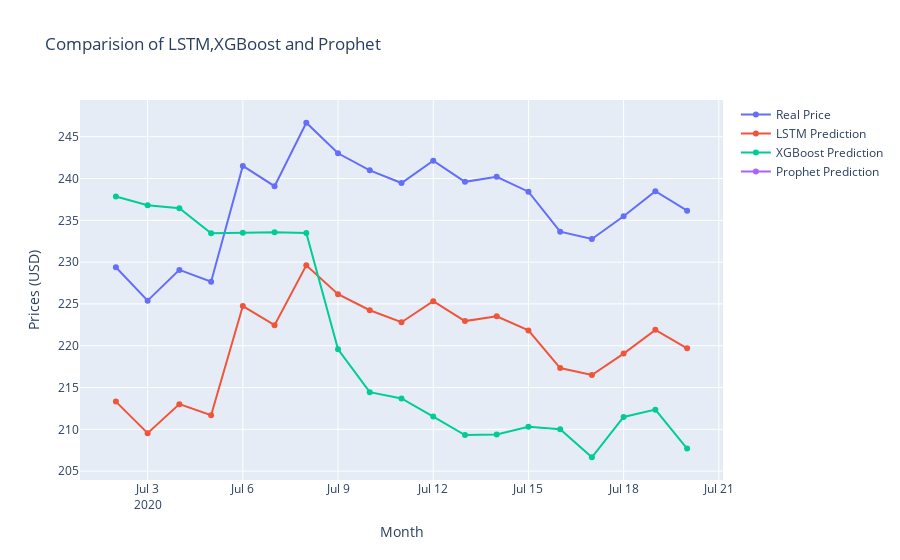

Source (notebook cell):
### Code cell
trace0 = go.Scatter(
    x = final_data['Date'],
    y = final_data['Close'],
    mode = 'lines+markers',
    name = 'Real Price'
)
trace1 = go.Scatter(
    x = final_data['Date'],
    y = final_data['lstm'],
    mode = 'lines+markers',
    name = 'LSTM Prediction'
)
trace2 = go.Scatter(
    x = final_data['Date'],
    y = final_data['xgboost'],
    mode = 'lines+markers',
    name = 'XGBoost Prediction'
)
trace3 = go.Scatter(
    x = final_data['Date'],
    y = final_data['prophet'],
    mode = 'lines+markers',
    name = 'Prophet Prediction'
)

# Edit the layout
layout = dict(title = 'Comparision of LSTM,XGBoost and Prophet',
              xaxis = dict(title = 'Month'),
              yaxis = dict(title = 'Prices (USD)'),
              )

data = [trace0, trace1, trace2, trace3]
fig = dict(data=data, layout=layout)
iplot(fig, filename='styled-line')

### Figure 1 — Plotly figure (JSON) as saved in the notebook; plotly's stock layout.template omitted (floating-point values rounded to 4 significant figures)
{"data": [{"y": [229.4, 225.4, 229.1, 227.7, 241.5, 239.1, 246.7, 243.0, 241.0, 239.5, 242.1, 239.6, 240.2, 238.4, 233.6, 232.8, 235.5, 238.5, 236.2], "x": ["2020-07-02T00:00:00", "2020-07-03T00:00:00", "2020-07-04T00:00:00", "2020-07-05T00:00:00", "2020-07-06T00:00:00", "2020-07-07T00:00:00", "2020-07-08T00:00:00", "2020-07-09T00:00:00", "2020-07-10T00:00:00", "2020-07-11T00:00:00", "2020-07-12T00:00:00", "2020-07-13T00:00:00", "2020-07-14T00:00:00", "2020-07-15T00:00:00", "2020-07-16T00:00:00", "2020-07-17T00:00:00", "2020-07-18T00:00:00", "2020-07-19T00:00:00", "2020-07-20T00:00:00"], "type": "scatter", "mode": "lines+markers", "name": "Real Price"}, {"y": [213.3, 209.5, 213.0, 211.7, 224.7, 222.5, 229.6, 226.2, 224.2, 222.8, 225.3, 222.9, 223.5, 221.8, 217.3, 216.5, 219.1, 221.9, 219.7], "x": ["2020-07-02T00:00:00", "2020-07-03T00:00:00", "2020-07-04T00:00:00", "2020-07-05T00:00:00", "2020-07-06T00:00:00", "2020-07-07T00:00:00", "2020-07-08T00:00:00", "2020-07-09T00:00:00", "2020-07-10T00:00:00", "2020-07-11T00:00:00", "2020-07-12T00:00:00", "2020-07-13T00:00:00", "2020-07-14T00:00:00", "2020-07-15T00:00:00", "2020-07-16T00:00:00", "2020-07-17T00:00:00", "2020-07-18T00:00:00", "2020-07-19T00:00:00", "2020-07-20T00:00:00"], "type": "scatter", "mode": "lines+markers", "name": "LSTM Prediction"}, {"y": [237.9, 236.8, 236.4, 233.5, 233.5, 233.6, 233.5, 219.6, 214.4, 213.7, 211.5, 209.3, 209.4, 210.3, 210.0, 206.7, 211.5, 212.4, 207.7], "x": ["2020-07-02T00:00:00", "2020-07-03T00:00:00", "2020-07-04T00:00:00", "2020-07-05T00:00:00", "2020-07-06T00:00:00", "2020-07-07T00:00:00", "2020-07-08T00:00:00", "2020-07-09T00:00:00", "2020-07-10T00:00:00", "2020-07-11T00:00:00", "2020-07-12T00:00:00", "2020-07-13T00:00:00", "2020-07-14T00:00:00", "2020-07-15T00:00:00", "2020-07-16T00:00:00", "2020-07-17T00:00:00", "2020-07-18T00:00:00", "2020-07-19T00:00:00", "2020-07-20T00:00:00"], "type": "scatter", "mode": "lines+markers", "name": "XGBoost Prediction"}, {"y": [[214.2, 214.2, 214.2], [212.5, 212.5, 212.5], [212.3, 212.3, 212.3], [209.8, 209.8, 209.8], [207.6, 207.6, 207.6], [206.0, 206.0, 206.0], [203.2, 203.2, 203.2], [200.6, 200.6, 200.6], [200.0, 200.0, 200.0], [200.9, 200.9, 200.9], [199.4, 199.4, 199.4], [198.3, 198.3, 198.3], [197.6, 197.6, 197.6], [195.6, 195.6, 195.6], [193.7, 193.7, 193.7], [193.7, 193.7, 193.7], [195.0, 195.0, 195.0], [193.9, 193.9, 193.9], [192.9, 192.9, 192.9]], "x": ["2020-07-02T00:00:00", "2020-07-03T00:00:00", "2020-07-04T00:00:00", "2020-07-05T00:00:00", "2020-07-06T00:00:00", "2020-07-07T00:00:00", "2020-07-08T00:00:00", "2020-07-09T00:00:00", "2020-07-10T00:00:00", "2020-07-11T00:00:00", "2020-07-12T00:00:00", "2020-07-13T00:00:00", "2020-07-14T00:00:00", "2020-07-15T00:00:00", "2020-07-16T00:00:00", "2020-07-17T00:00:00", "2020-07-18T00:00:00", "2020-07-19T00:00:00", "2020-07-20T00:00:00"], "type": "scatter", "mode": "lines+markers", "name": "Prophet Prediction"}], "layout": {"yaxis": {"title": {"text": "Prices (USD)"}}, "xaxis": {"title": {"text": "Month"}}, "title": {"text": "Comparision of LSTM,XGBoost and Prophet"}}}
